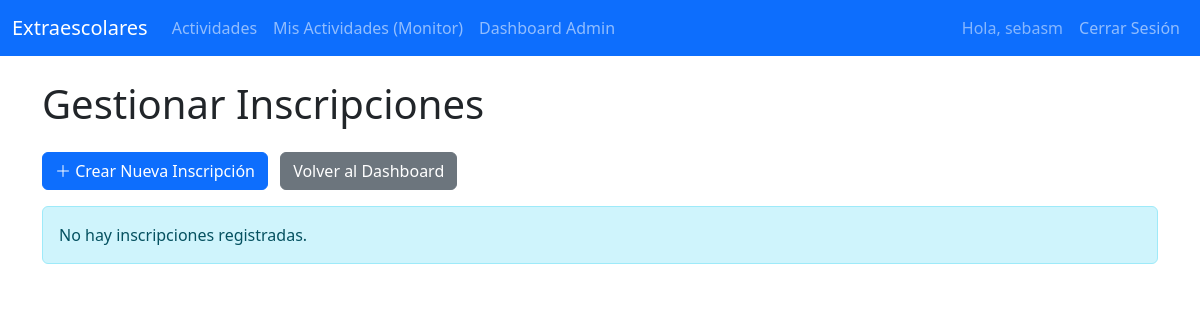
The page /actividades/admin-dashboard/inscripciones/ (signed in) on the database as committed earlier.
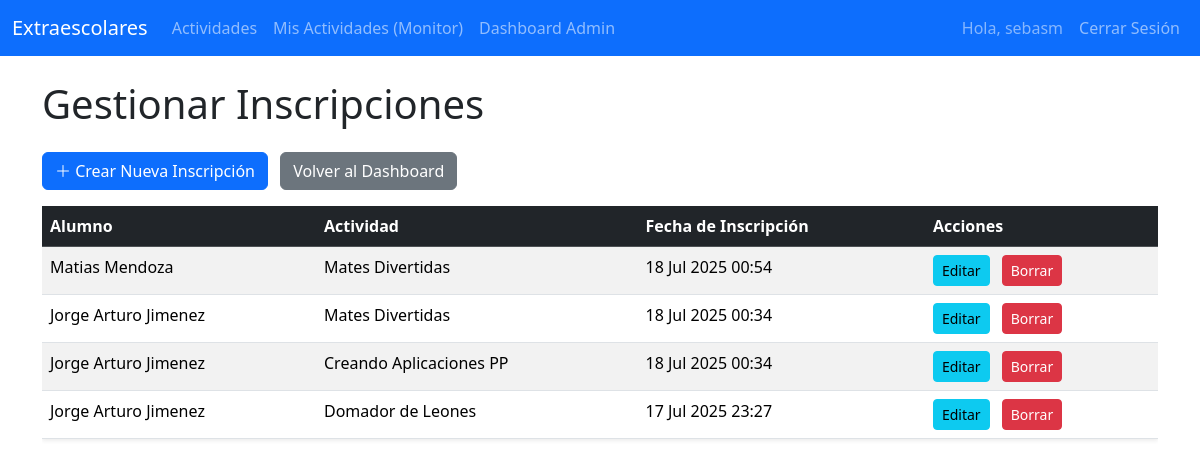
The same page on the database as committed later.
### actividades/models.py (models this page shows, shortened)
class Inscripcion(models.Model):
    alumno = models.ForeignKey(Alumno, on_delete=models.CASCADE)
    actividad = models.ForeignKey(Actividad, on_delete=models.CASCADE)
    fecha_inscripcion = models.DateTimeField(auto_now_add=True)
    class Meta:
        unique_together = ('alumno', 'actividad')

class Alumno(models.Model):
    usuario = models.OneToOneField(User, on_delete=models.CASCADE)
    nombre_completo = models.CharField(max_length=200)
    correo = models.EmailField(unique=True) # El correo será único
    curso = models.CharField(max_length=50)

class Actividad(models.Model):
    nombre = models.CharField(max_length=200)
    descripcion = models.TextField()
    monitor = models.ForeignKey(Monitor, on_delete=models.SET_NULL, null=True, blank=True)
    plazas_maximas = models.IntegerField()
    fecha_inicio = models.DateField()

### actividades/views.py (the view)
# urls.py: path('admin-dashboard/inscripciones/', views.admin_lista_inscripciones, name='admin_lista_inscripciones'),
@login_required
@user_passes_test(is_admin, login_url='/login/')
def admin_lista_inscripciones(request):
    inscripciones = Inscripcion.objects.all().order_by('-fecha_inscripcion')
    context = {'inscripciones': inscripciones}
    return render(request, 'actividades/admin_lista_inscripciones.html', context)

### actividades/views.py (called while the page is built)
def is_admin(user):
    return user.is_authenticated and user.is_staff

### templates/actividades/admin_lista_inscripciones.html (shortened to what this page needs)
{% extends 'base.html' %}
{% block content %}
<h1 class="mb-4">Gestionar Inscripciones</h1>
<a href="{% url 'admin_crear_inscripcion' %}" class="btn btn-primary mb-3">
    <i class="bi bi-plus-lg"></i> Crear Nueva Inscripción
</a>
<a href="{% url 'admin_dashboard' %}" class="btn btn-secondary mb-3 ms-2">
    Volver al Dashboard
</a>
{% if inscripciones %}
    <div class="table-responsive">
        <table class="table table-hover table-striped shadow-sm">
            <thead class="table-dark">
                <tr>
                    <th>Alumno</th>
                    <th>Actividad</th>
                    <th>Fecha de Inscripción</th>
                    <th>Acciones</th>
                </tr>
            </thead>
            <tbody>
                {% for inscripcion in inscripciones %}
                <tr>
                    <td>{{ inscripcion.alumno.nombre_completo }}</td>
                    <td>{{ inscripcion.actividad.nombre }}</td>
                    <td>{{ inscripcion.fecha_inscripcion|date:"d M Y H:i" }}</td>
                    <td>
                        <a href="{% url 'admin_editar_inscripcion' inscripcion.id %}" class="btn btn-sm btn-info me-2">Editar</a>
                        <a href="{% url 'admin_borrar_inscripcion' inscripcion.id %}" class="btn btn-sm btn-danger">Borrar</a>
                    </td>
                </tr>
                {% endfor %}
            </tbody>
        </table>
    </div>
{% else %}
    <div class="alert alert-info" role="alert">
        No hay inscripciones registradas.
    </div>
{% endif %}
{% endblock %}

Rows that differ between the two databases and show on the page:
added Inscripcion: alumno.nombre_completo "Matias Mendoza", actividad.nombre "Mates Divertidas", fecha_inscripcion "18 Jul 2025 00:54"
added Inscripcion: alumno.nombre_completo "Jorge Arturo Jimenez", actividad.nombre "Mates Divertidas", fecha_inscripcion "18 Jul 2025 00:34"
added Inscripcion: alumno.nombre_completo "Jorge Arturo Jimenez", actividad.nombre "Creando Aplicaciones PP", fecha_inscripcion "18 Jul 2025 00:34"
added Inscripcion: alumno.nombre_completo "Jorge Arturo Jimenez", actividad.nombre "Domador de Leones", fecha_inscripcion "17 Jul 2025 23:27"
Other text that changed with them:
text no longer shown: "No hay inscripciones registradas."
text now shown: "Alumno Actividad Fecha de Inscripción Acciones"
